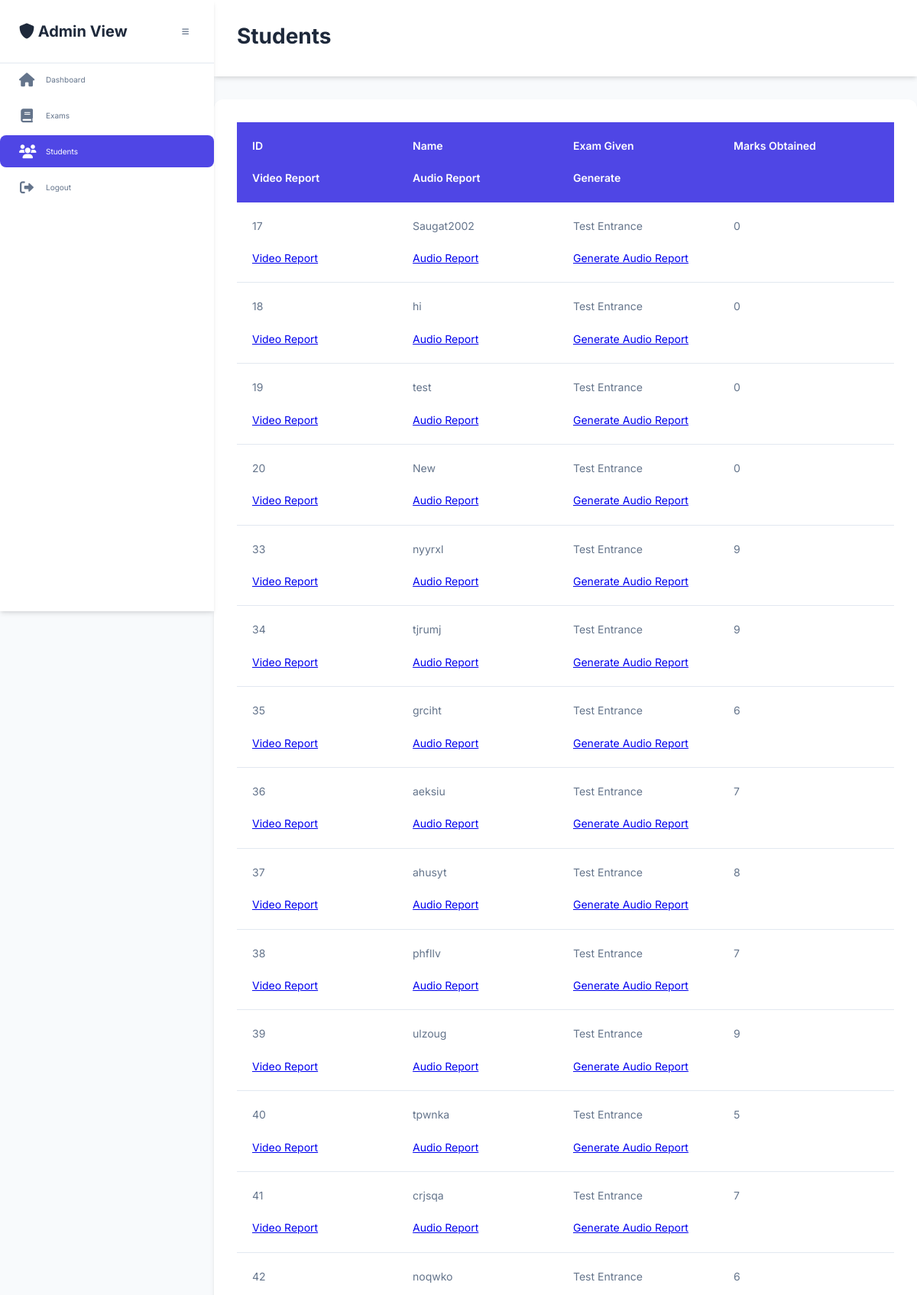
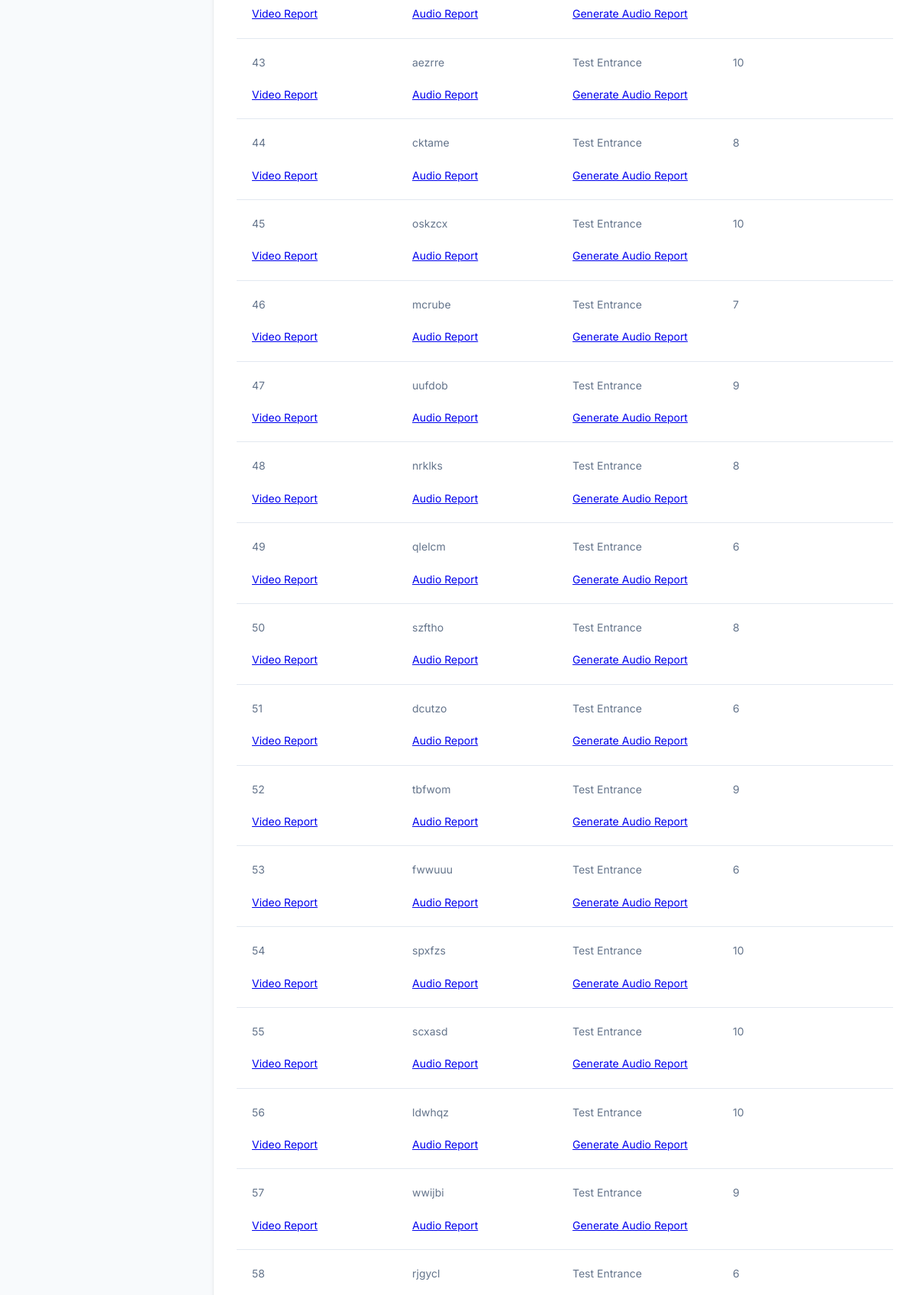
The page /students/ (upper part) on the database its author committed (2 pictures, top to bottom).
### dashboard/models.py (models this page shows, shortened)
class BaseModel(models.Model):
    uid = models.UUIDField(default=uuid.uuid4, editable=False, unique=True)
    created_at = models.DateField(auto_now_add=True)
    updated_at = models.DateField(auto_now=True)
    class Meta: # abstract = True means this model will not be created in database
        abstract = True

class Student(BaseModel):
    username = models.CharField(max_length=100)
    email = models.EmailField(unique=True)
    password = models.CharField(max_length=100)
    exam_given = models.CharField(max_length=100, blank=True, null=True, default="Test Entrance")
    suspicoius_activity = models.BooleanField(default=False)
    marks_obtained = models.IntegerField(default=0)
    video_report = models.URLField(max_length=500, blank=True, null=True)
    audio_report = models.URLField(max_length=500, blank=True, null=True)
    recording = models.FileField(upload_to='proctoring_videos/', blank=True, null=True)

### dashboard/views.py (the view)
# urls.py: path("students/", getStudent, name="getStudent"),
def getStudent(request):
    students = Student.objects.all()
    students = list(students.values())
    response = {"students": students}
    return render(request, "students.html", response)

### dashboard/templates/students.html (shortened to what this page needs)
{% extends 'home.html' %}
{% block content %}
    <div class="header">
        <h1>Students</h1>
    </div>
    <div class="container user-container">
        <div class="users">
            <div class="users-keys">
                <div class="keys exam-id">ID</div>
                <div class="keys exam-name">Name</div>
                <div class="keys exam-description">Exam Given</div>
                <div class="keys exam-description">Marks Obtained</div>
                <div class="keys exam-price">Video Report</div>
                <div class="keys exam-image">Audio Report</div>
                <div class="keys exam-id">Generate</div>
            </div>
            {% for student in students %}
            <div class="users-values">
                <div class="values exam-id_value">{{ student.id }}</div>
                <div class="values exam-name_value">{{ student.username }}</div>
                <div class="values exam-description_value">{{ student.exam_given }}</div>
                <div class="values exam-description_value">{{ student.marks_obtained }}</div>
                <div class="values exam-price_value">
                    <a href="generate-report/{{student.id}}" target="_blank">Video Report</a>
                </div>
                <div class="values exam-image_value">
                    <a href="http://127.0.0.1:8000/students/audio_report/{{student.id}}">Audio Report</a>
                </div>
                <div class="values exam-id_value" id="suspicious">
                    <a href="http://127.0.0.1:8000/get_audio_report/{{student.id}}">Generate Audio Report</a>
                </div>
            </div>
            {% endfor %}
        </div>
    </div>
{% endblock %}

### dashboard/static/css/admin.css (style rules this page uses)
*, *::before, *::after { padding: 0; margin: 0; box-sizing: border-box; }
:root { --primary-color: #4f46e5; --secondary-color: #6366f1; --dark-color: #4338ca; --white-color: #ffffff; --main-content-color: #f8fafc; --grey-color: #64748b; --border-color: #e2e8f0; --shadow: 0 4px 6px -1px rgba(0, 0, 0, 0.1), 0 2px 4px -1px rgba(0, 0, 0, 0.06); }
html { font-size: 62.5%; }
body { line-height: 1.6; font-weight: 400; font-family: 'Inter', sans-serif; color: var(--grey-color); min-height: 100vh; background-color: var(--main-content-color); }
.header { padding: 2.5rem 3rem; background: var(--white-color); box-shadow: var(--shadow); margin-bottom: 3rem; }
.header h1 { font-size: 2.8rem; color: #1e293b; margin-bottom: 0.5rem; }
.container { padding: 3rem; }
.exam-container, .user-container { background: var(--white-color); border-radius: 1.2rem; box-shadow: var(--shadow); overflow: hidden; }
.exams-keys, .users-keys { display: grid; grid-template-columns: repeat(auto-fit, minmax(15rem, 1fr)); gap: 2rem; padding: 2rem; background: var(--primary-color); color: var(--white-color); font-weight: 600; font-size: 1.4rem; }
.exams-values, .users-values { display: grid; grid-template-columns: repeat(auto-fit, minmax(15rem, 1fr)); gap: 2rem; padding: 2rem; border-bottom: 1px solid var(--border-color); font-size: 1.4rem; align-items: center; }
* { padding: 0; margin: 0; box-sizing: border-box; font-family: 'Inter', sans-serif; }
body { min-height: 100vh; background: #f8fafc; }

### rows shown on the page
Student: id "17", username "Saugat2002", exam_given "Test Entrance", marks_obtained "0"
Student: id "18", username "hi", exam_given "Test Entrance", marks_obtained "0"
Student: id "19", username "test", exam_given "Test Entrance", marks_obtained "0"
Student: id "20", username "New", exam_given "Test Entrance", marks_obtained "0"
Student: id "33", username "nyyrxl", exam_given "Test Entrance", marks_obtained "9"
Student: id "34", username "tjrumj", exam_given "Test Entrance", marks_obtained "9"
Student: id "35", username "grciht", exam_given "Test Entrance", marks_obtained "6"
Student: id "36", username "aeksiu", exam_given "Test Entrance", marks_obtained "7"
Student: id "37", username "ahusyt", exam_given "Test Entrance", marks_obtained "8"
Student: id "38", username "phfllv", exam_given "Test Entrance", marks_obtained "7"
Student: id "39", username "ulzoug", exam_given "Test Entrance", marks_obtained "9"
Student: id "40", username "tpwnka", exam_given "Test Entrance", marks_obtained "5"
Student: id "41", username "crjsqa", exam_given "Test Entrance", marks_obtained "7"
Student: id "42", username "noqwko", exam_given "Test Entrance", marks_obtained "6"
Student: id "43", username "aezrre", exam_given "Test Entrance", marks_obtained "10"
Student: id "44", username "cktame", exam_given "Test Entrance", marks_obtained "8"
Student: id "45", username "oskzcx", exam_given "Test Entrance", marks_obtained "10"
Student: id "46", username "mcrube", exam_given "Test Entrance", marks_obtained "7"
Student: id "47", username "uufdob", exam_given "Test Entrance", marks_obtained "9"
Student: id "48", username "nrklks", exam_given "Test Entrance", marks_obtained "8"
Student: id "49", username "qlelcm", exam_given "Test Entrance", marks_obtained "6"
Student: id "50", username "szftho", exam_given "Test Entrance", marks_obtained "8"
Student: id "51", username "dcutzo", exam_given "Test Entrance", marks_obtained "6"
Student: id "52", username "tbfwom", exam_given "Test Entrance", marks_obtained "9"
Student: id "53", username "fwwuuu", exam_given "Test Entrance", marks_obtained "6"
Student: id "54", username "spxfzs", exam_given "Test Entrance", marks_obtained "10"
Student: id "55", username "scxasd", exam_given "Test Entrance", marks_obtained "10"
Student: id "56", username "ldwhqz", exam_given "Test Entrance", marks_obtained "10"
Student: id "57", username "wwijbi", exam_given "Test Entrance", marks_obtained "9"
Student: id "58", username "rjgycl", exam_given "Test Entrance", marks_obtained "6"
